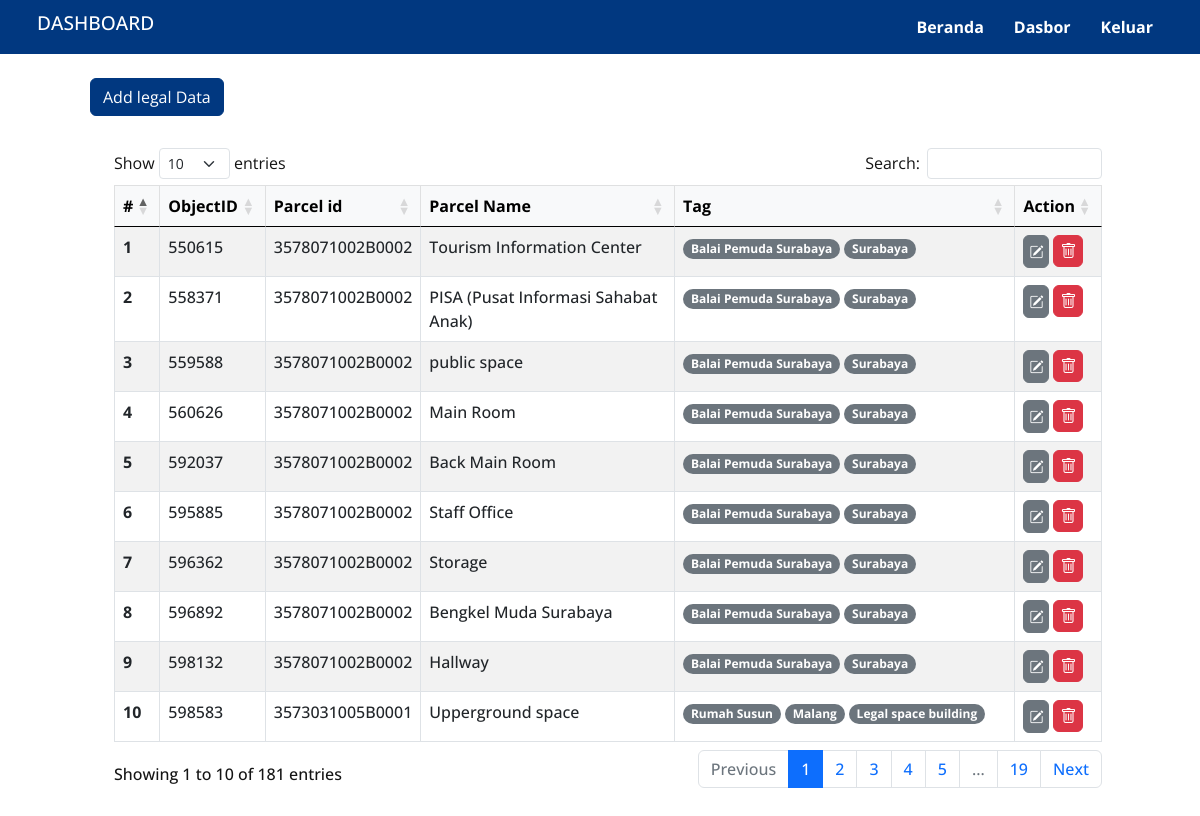
The app's page /data/legal (signed in) with its own data.
### tables this page shows
CREATE TABLE `legal_objects_table` (
  `id` int NOT NULL,
  `parcel_id` varchar(50) NOT NULL,
  `parcel_name` varchar(250) DEFAULT NULL
);

### action/get-legal-object.php (called while the page is built, shortened)
<?php
include 'db_connect.php';
if ($_SERVER['REQUEST_METHOD'] === 'GET') {
    if (isset($_GET['parcel']) && !empty($_GET['parcel'])) {
        $object = $_GET['parcel'];
        $sql = "SELECT p.*,
                JSON_ARRAYAGG(
                    JSON_OBJECT(
                        'id_keyword', u.id_keyword,
                        'word_name', u.word_name,
                        'slug', u.slug,
                        'isUrl', u.isUrl
                        )
                    ) AS tag
                FROM legal_objects_table p
                LEFT JOIN linked_uri lu ON p.id = lu.object_id
                LEFT JOIN uri_table u ON lu.id_keyword = u.id_keyword
                WHERE p.id = $object
                GROUP BY p.id, p.parcel_name";
        $result = $conn->query($sql);
        if ($result->num_rows > 0) {
            $legal_objects_table = $result->fetch_assoc();
        }
    } else {
        $sql = "SELECT p.*,
                JSON_ARRAYAGG(
                    JSON_OBJECT(
                        'id_keyword', u.id_keyword,
                        'word_name', u.word_name,
                        'slug', u.slug,
                        'isUrl', u.isUrl
                        )
                    ) AS tag
                FROM legal_objects_table p
                LEFT JOIN linked_uri lu ON p.id = lu.object_id
                LEFT JOIN uri_table u ON lu.id_keyword = u.id_keyword
                GROUP BY p.id, p.parcel_name";
        $result = $conn->query($sql);
        $legal_objects_table = [];
        if ($result->num_rows > 0) {
            while ($row = $result->fetch_assoc()) {
                $legal_objects_table[] = $row;
            }
        }
    }
}

### data/legal/index.php (the view, shortened to what this page needs)
<!doctype html>
<html lang="en">
<head>
    <link href="https://cdn.jsdelivr.net/npm/bootstrap@5.0.2/dist/css/bootstrap.min.css" rel="stylesheet">
    <link rel="stylesheet" href="https://cdn.jsdelivr.net/npm/bootstrap-icons@1.11.3/font/bootstrap-icons.min.css">
    <link href="https://cdn.jsdelivr.net/npm/sweetalert2@11.10.3/dist/sweetalert2.min.css" rel="stylesheet">
    <link href="https://cdnjs.cloudflare.com/ajax/libs/twitter-bootstrap/5.3.0/css/bootstrap.min.css" rel="stylesheet">
    <link href="https://cdn.datatables.net/1.13.7/css/dataTables.bootstrap5.min.css" rel="stylesheet">
    <link rel="stylesheet" href="/assets/css/style.css" />
</head>
<?php include_once $_SERVER['DOCUMENT_ROOT'] . '/action/first-load.php'; ?>
<?php include_once '../../action/get-legal-object.php' ?>
<body>
    <?php include '../../assets/view/dashboard_header.php' ?>
    <main>
        <div class="container">
            <div class="row justify-content-center  m-2 p-3">
                <div class="row gap-2 ">
                    <div class="col-md-6">
                        <a href="/data/legal/add-legal.php" class="btn btn-primary">Add legal Data</a>
                    </div>
                    <div class="row p-3 m-2">
                        <div class="col-md-12">
                            <table id="datatable" class="table table-bordered table-striped table-hover" style="width:100%">
                                <thead class="table-light">
                                    <tr>
                                        <th scope="col">#</th>
                                        <th scope="col">ObjectID</th>
                                        <th scope="col">Parcel id</th>
                                        <th scope="col">Parcel Name</th>
                                        <th scope="col">Tag</th>
                                        <th scope="col">Action</th>
                                    </tr>
                                </thead>
                                <tbody>
                                    <?php $no = 1; ?>
                                    <?php foreach ($legal_objects_table as $row) : ?>
                                        <?php $tags = json_decode($row['tag'], true); ?>
                                        <tr>
                                            <th scope="row"><?= $no++; ?></th>
                                            <td><?= $row['id']; ?></td>
                                            <td><?= $row['parcel_id']; ?></td>
                                            <td><?= $row['parcel_name'] ?></td>
                                            <td>
                                                <?php foreach ($tags as $tag) : ?>
                                                    <span class="badge rounded-pill bg-secondary"> <?= $tag['word_name']; ?></span>
                                                <?php endforeach ?>
                                            </td>
                                            <td>
                                                <div class="d-flex flex-row gap-1">
                                                    <a href="/data/legal/edit-legal.php?parcel=<?= $row['id']; ?>" class="btn xs-btn btn-secondary bi bi-pencil-square"></a>
                                                    <form id="delete-<?= $row['id']; ?>" action="/action/delete-legal-object.php" method="post">
                                                        <button type="button" class="asbn btn btn-danger bi bi-trash delete-btn" data-id="<?= $row['id']; ?>"></button>
                                                    </form>
                                                </div>
                                            </td>
                                        </tr>
                                    <?php endforeach ?>
                                </tbody>
                            </table>
                        </div>
                    </div>
                </div>
            </div>
        </div>
    </main>
</body>
</html>

### assets/css/style.css (style rules this page uses)
* { margin: 0; padding: 0; box-sizing: border-box; text-decoration: none !important; outline: none !important; border: none; scroll-behavior: smooth; }
body { font-family: "Open Sans", "Roboto", "Segoe UI", sans-serif; font-weight: 500; color: #141414; }
.btn-primary { background-color: #013880; border-color: #013880; }
.asbn { padding: 3px 6px; font-size: 1rem; }
.xs-btn { font-size: 14px; padding: 5px; }

### records on screen
legal_objects_table: id "550615", parcel "3578071002B0002", parcel_name "Tourism Information Center", word_name "Balai Pemuda Surabaya", word_name "Surabaya"
legal_objects_table: id "558371", parcel "3578071002B0002", parcel_name "PISA (Pusat Informasi Sahabat Anak)", word_name "Balai Pemuda Surabaya", word_name "Surabaya"
legal_objects_table: id "559588", parcel "3578071002B0002", parcel_name "public space", word_name "Balai Pemuda Surabaya", word_name "Surabaya"
legal_objects_table: id "560626", parcel "3578071002B0002", parcel_name "Main Room", word_name "Balai Pemuda Surabaya", word_name "Surabaya"
legal_objects_table: id "592037", parcel "3578071002B0002", parcel_name "Back Main Room", word_name "Balai Pemuda Surabaya", word_name "Surabaya"
legal_objects_table: id "595885", parcel "3578071002B0002", parcel_name "Staff Office", word_name "Balai Pemuda Surabaya", word_name "Surabaya"
legal_objects_table: id "596362", parcel "3578071002B0002", parcel_name "Storage", word_name "Balai Pemuda Surabaya", word_name "Surabaya"
legal_objects_table: id "596892", parcel "3578071002B0002", parcel_name "Bengkel Muda Surabaya", word_name "Balai Pemuda Surabaya", word_name "Surabaya"
legal_objects_table: id "598132", parcel "3578071002B0002", parcel_name "Hallway", word_name "Balai Pemuda Surabaya", word_name "Surabaya"
legal_objects_table: id "598583", parcel "3573031005B0001", parcel_name "Upperground space", word_name "Rumah Susun", word_name "Malang", word_name "Legal space building"
